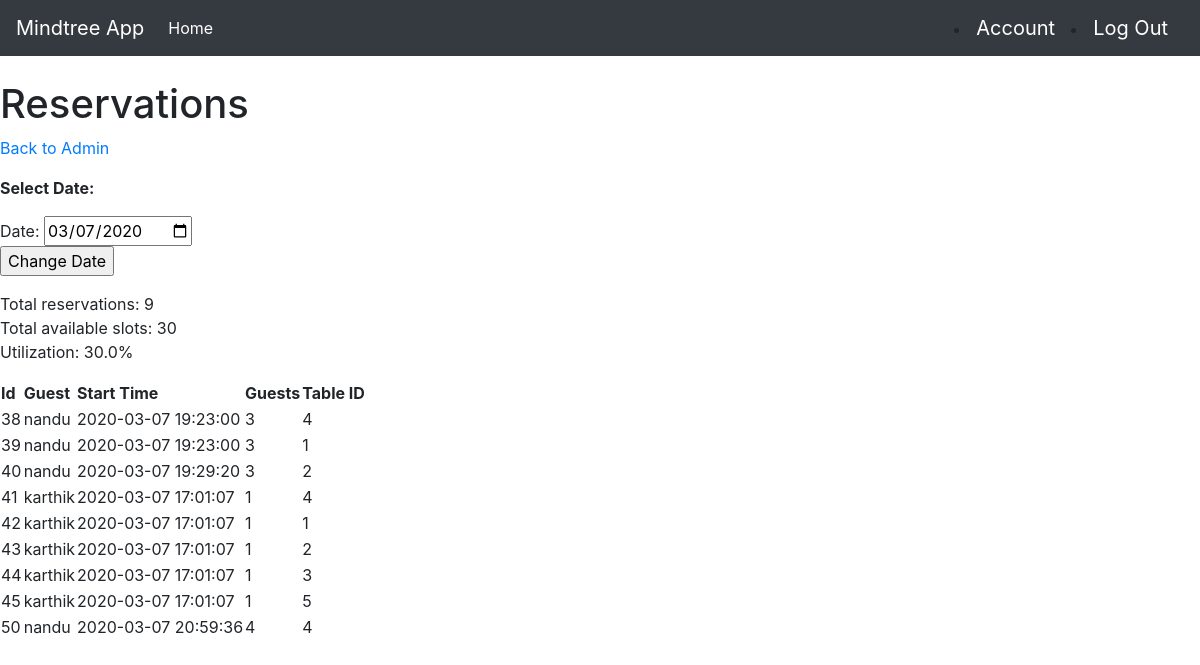
The app's page /show_reservations with its own data.
### app/models.py (models this page shows, shortened)
class Reservation(db.Model):
    id = db.Column(db.Integer, primary_key=True)
    guest_id = db.Column(db.Integer, db.ForeignKey('guest.id'))
    guest = db.relationship('Guest')
    table_id = db.Column(db.Integer, db.ForeignKey('table.id'))
    table = db.relationship('Table')
    num_guests = db.Column(db.Integer, index=True)
    reservation_time = db.Column(db.DateTime, index=True)

class Guest(db.Model):
    id = db.Column(db.Integer, primary_key=True)
    name = db.Column(db.String(64), index=True)
    phone_number = db.Column(db.String(64), index=True, unique=True)

class Table(db.Model):
    id = db.Column(db.Integer, primary_key=True)
    capacity = db.Column(db.Integer, index=True)

### app/views.py (the view)
@app.route('/show_reservations', methods=['GET', 'POST'])
@app.route('/show_reservations/<reservation_date>', methods=['GET', 'POST'])
def show_reservations(reservation_date = datetime.datetime.strftime(datetime.datetime.now(), "%Y-%m-%d")):
    form = ShowReservationsOnDateForm()
    if form.validate_on_submit():
        res_date = datetime.datetime.strftime(form.reservation_date.data, "%Y-%m-%d")
        return redirect('/show_reservations/' + res_date)
    res_date = datetime.datetime.strptime(reservation_date, "%Y-%m-%d")
    reservations = Reservation.query.filter(Reservation.reservation_time >= res_date,
                                            Reservation.reservation_time < res_date + datetime.timedelta(days=1)).all()
    total_slots = len(Table.query.all()) * (RESTAURANT_CLOSE_TIME - RESTAURANT_OPEN_TIME)
    util = (len(reservations) / float(total_slots)) * 100
    return render_template('show_reservations.html', title="Reservations", reservations=reservations, form=form, total_slots=total_slots, utilization=util)

### app/forms.py
class ShowReservationsOnDateForm(Form):
    reservation_date = DateField('reservation_date', default=datetime.now())

### app/views.py (called while the page is built)
@app.context_processor
def utility_processor():
    def table_utilization(table):
        start_datetime = datetime.datetime.combine(datetime.datetime.date(datetime.datetime.now()), datetime.datetime.min.time())
        end_datetime = start_datetime + datetime.timedelta(days=1)
        num_reservations = len(Reservation.query.filter(Reservation.table==table, Reservation.reservation_time > start_datetime, Reservation.reservation_time < end_datetime).all())
        return (num_reservations / float(RESTAURANT_CLOSE_TIME - RESTAURANT_OPEN_TIME)) * 100
    return dict(table_utilization=table_utilization)

### app/templates/show_reservations.html
{%  extends "base.html" %}
{% block content %}
    <h1>Reservations</h1>
    <p>
        <a href="{{ url_for('admin') }}">Back to Admin</a>
    </p>
    <p>
        <b>Select Date:</b>
        <form action="" method="POST" name="show_reservations">
            Date:
            {{ form.reservation_date }}<br />
            <input type="submit" value="Change Date">
        </form>
    </p>
    <p>
        Total reservations: {{ reservations|length }}<br />
        Total available slots: {{ total_slots }}<br />
        Utilization: {{ utilization }}%
    </p>
    <table>
        <tr>
            <th>Id</th>
            <th>Guest</th>
            <th>Start Time</th>
            <th>Guests</th>
            <th>Table ID</th>
        </tr>
        {% for reservation in reservations %}
        <tr>
            <td>{{ reservation.id }}</td>
            <td>{{ reservation.guest.name }}</td>
            <td>{{ reservation.reservation_time }}</td>
            <td>{{ reservation.num_guests }}</td>
            <td>{{ reservation.table.id }}</td>
        </tr>
        {% endfor %}
    </table>
{% endblock %}

### records on screen
Reservation: id "38", guest.name "nandu", reservation_time "2020-03-07 19:23:00", num_guests "3", table.id "4"
Reservation: id "39", guest.name "nandu", reservation_time "2020-03-07 19:23:00", num_guests "3", table.id "1"
Reservation: id "40", guest.name "nandu", reservation_time "2020-03-07 19:29:20", num_guests "3", table.id "2"
Reservation: id "41", guest.name "karthik", reservation_time "2020-03-07 17:01:07", num_guests "1", table.id "4"
Reservation: id "42", guest.name "karthik", reservation_time "2020-03-07 17:01:07", num_guests "1", table.id "1"
Reservation: id "43", guest.name "karthik", reservation_time "2020-03-07 17:01:07", num_guests "1", table.id "2"
Reservation: id "44", guest.name "karthik", reservation_time "2020-03-07 17:01:07", num_guests "1", table.id "3"
Reservation: id "45", guest.name "karthik", reservation_time "2020-03-07 17:01:07", num_guests "1", table.id "5"
Reservation: id "50", guest.name "nandu", reservation_time "2020-03-07 20:59:36", num_guests "4", table.id "4"

### other values on screen
{{ reservations|length }} "9"
{{ total_slots }} "30"
{{ utilization }} "30.0"
